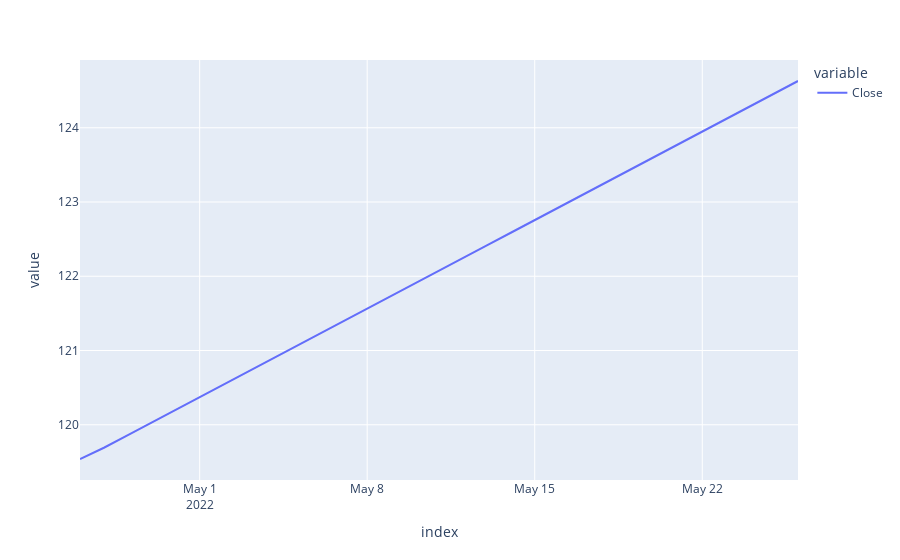

Notebook code cell kept with this figure:
### Code cell
f = px.line(month)
f.show()

### Figure 1 — Plotly figure (JSON) as saved in the notebook; plotly's stock layout.template omitted (floating-point values rounded to 4 significant figures)
{"data": [{"hovertemplate": "variable=Close<br>index=%{x}<br>value=%{y}<extra></extra>", "legendgroup": "Close", "line": {"color": "#636efa", "dash": "solid"}, "marker": {"symbol": "circle"}, "mode": "lines", "name": "Close", "orientation": "v", "showlegend": true, "type": "scatter", "x": ["2022-04-26T00:00:00", "2022-04-27T00:00:00", "2022-04-28T00:00:00", "2022-04-29T00:00:00", "2022-04-30T00:00:00", "2022-05-01T00:00:00", "2022-05-02T00:00:00", "2022-05-03T00:00:00", "2022-05-04T00:00:00", "2022-05-05T00:00:00", "2022-05-06T00:00:00", "2022-05-07T00:00:00", "2022-05-08T00:00:00", "2022-05-09T00:00:00", "2022-05-10T00:00:00", "2022-05-11T00:00:00", "2022-05-12T00:00:00", "2022-05-13T00:00:00", "2022-05-14T00:00:00", "2022-05-15T00:00:00", "2022-05-16T00:00:00", "2022-05-17T00:00:00", "2022-05-18T00:00:00", "2022-05-19T00:00:00", "2022-05-20T00:00:00", "2022-05-21T00:00:00", "2022-05-22T00:00:00", "2022-05-23T00:00:00", "2022-05-24T00:00:00", "2022-05-25T00:00:00", "2022-05-26T00:00:00"], "xaxis": "x", "y": [119.5, 119.7, 119.9, 120.0, 120.2, 120.4, 120.5, 120.7, 120.9, 121.1, 121.2, 121.4, 121.6, 121.7, 121.9, 122.1, 122.2, 122.4, 122.6, 122.8, 122.9, 123.1, 123.3, 123.4, 123.6, 123.8, 123.9, 124.1, 124.3, 124.5, 124.6], "yaxis": "y"}], "layout": {"legend": {"title": {"text": "variable"}, "tracegroupgap": 0}, "margin": {"t": 60}, "xaxis": {"anchor": "y", "domain": [0, 1], "title": {"text": "index"}}, "yaxis": {"anchor": "x", "domain": [0, 1], "title": {"text": "value"}}}}
